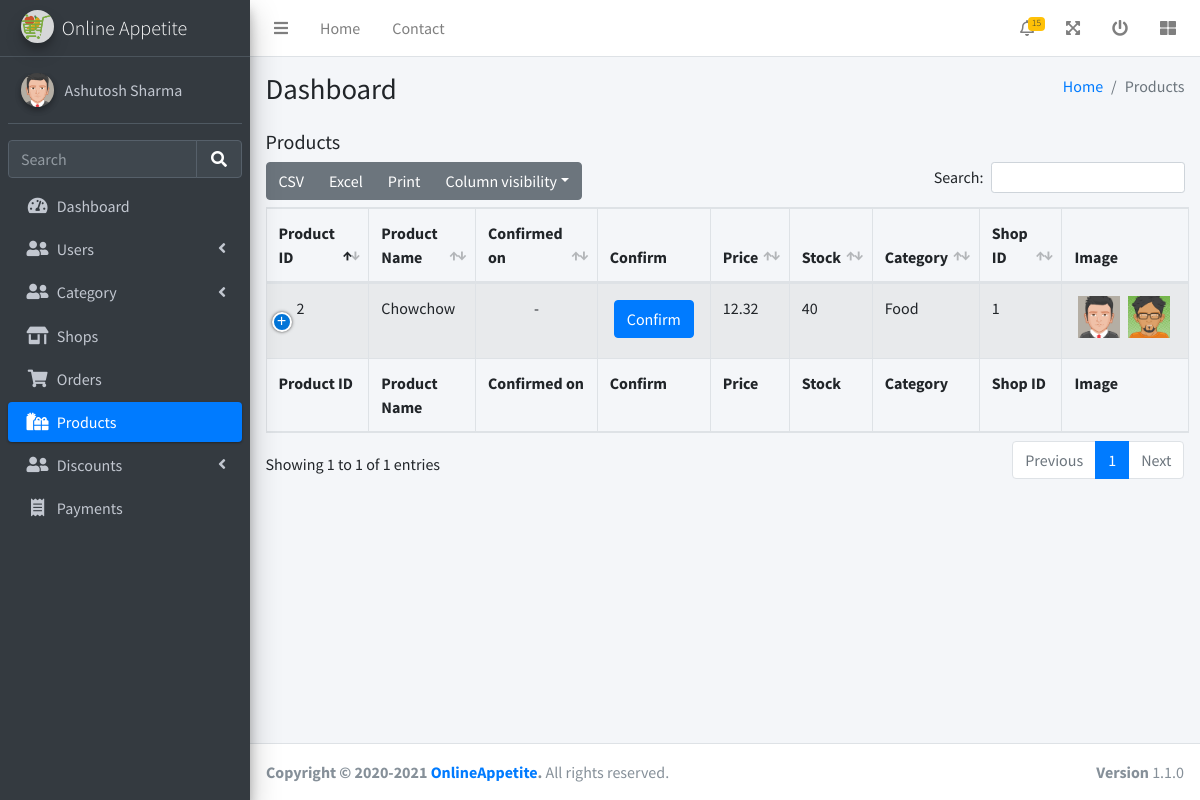
/admin/viewProducts.php (signed in), run on an earlier commit of the app's database.
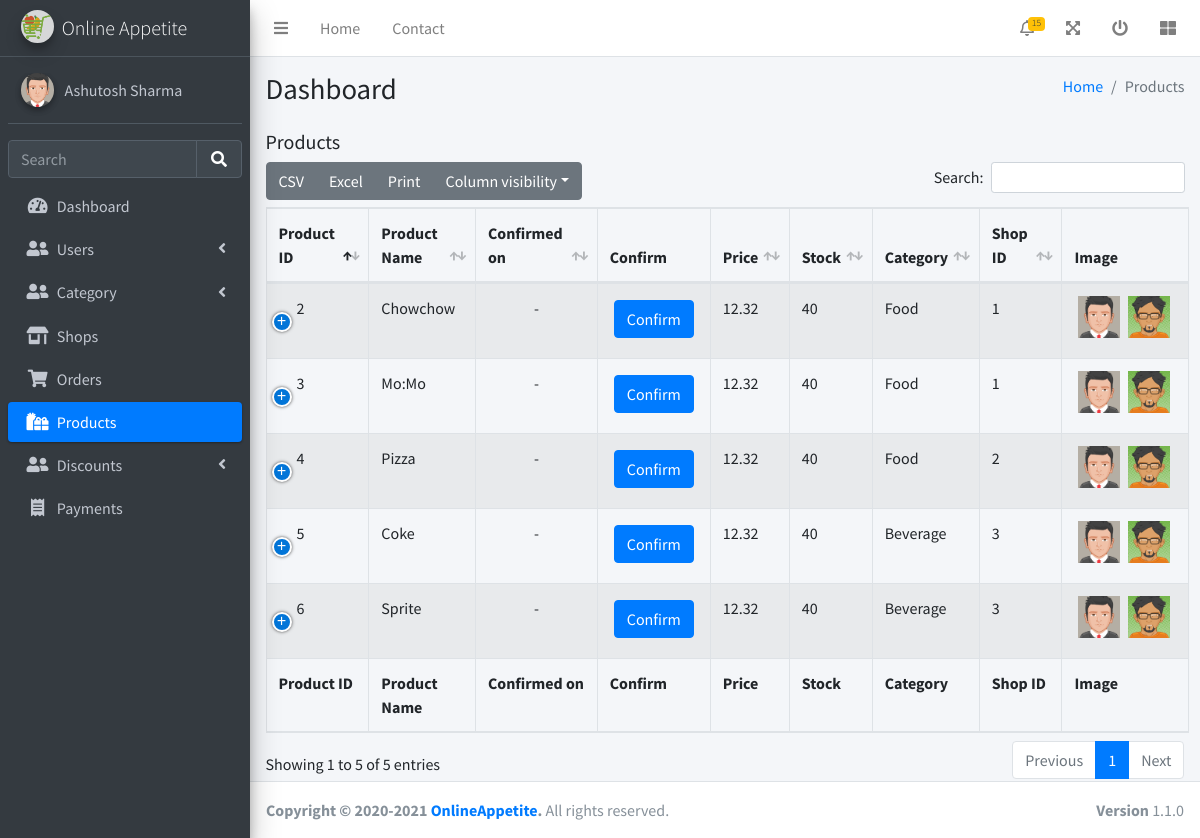
And on a later commit of the database.
### tables this page shows
CREATE TABLE products (
	product_id INTEGER NOT NULL PRIMARY KEY AUTOINCREMENT,
	product_name VARCHAR(30) NOT NULL,
	category_id INTEGER NOT NULL,
	confirmed_on DATE NULL,
	price INTEGER NOT NULL,
	stock INTEGER NOT NULL,
	shop_id INTEGER NOT NULL,
	description VARCHAR(200) NOT NULL,
	image1 VARCHAR(50) NOT NULL,
	image2 VARCHAR(50) NOT NULL,
	created_at TIMESTAMP DEFAULT CURRENT_TIMESTAMP,
	updated_at TIMESTAMP NULL,
	FOREIGN KEY (category_id) REFERENCES category (category_id),
	FOREIGN KEY (shop_id) REFERENCES shop (shop_id)
);

CREATE TABLE categories (
	category_id INTEGER NOT NULL PRIMARY KEY AUTOINCREMENT,
	category_name VARCHAR(30) NOT NULL,
	description VARCHAR(200) NOT NULL,
	created_at TIMESTAMP DEFAULT CURRENT_TIMESTAMP,
	updated_at TIMESTAMP NULL
);

### utils/database.php (called while the page is built, shortened)
<?php
    try {
        $conn = new PDO("sqlite:".__DIR__."/../database.sqlite");
        $conn->setAttribute(PDO::ATTR_ERRMODE, PDO::ERRMODE_EXCEPTION);
    }catch(PDOException $e) {
        die("Connection failed: " . $e->getMessage());
    }
    function fetch_all_row($sql){
        global $conn;
        $stmt = $conn->prepare($sql);
        $stmt->execute();
        $res = $stmt->fetchAll(PDO::FETCH_ASSOC);
        return $res;
    }

### admin/viewProducts.php (the view, shortened to what this page needs)
<?php
require_once '../utils/database.php';
?>
<!DOCTYPE html>
<html lang="en">
<head>
  <link rel="stylesheet" href="/css/fontawesome-free/css/all.min.css">
  <link rel="stylesheet" href="/css/datatables-bs4/dataTables.bootstrap4.min.css">
  <link rel="stylesheet" href="/css/datatables-responsive/responsive.bootstrap4.min.css">
  <link rel="stylesheet" href="/css/datatables-buttons/buttons.bootstrap4.min.css">
  <link rel="stylesheet" href="https://code.ionicframework.com/ionicons/2.0.1/css/ionicons.min.css">
  <link rel="stylesheet" href="/css/adminlte/adminlte.min.css">
</head>
<body class="hold-transition sidebar-mini">
  <div class="wrapper">
    <?php
    include 'header.php';
    $products = fetch_all_row('SELECT products.*, category_name FROM products INNER JOIN categories ON products.category_id = categories.category_id');
    ?>
    <div class="content-wrapper">
      <section class="content-header">
        <div class="container-fluid">
          <div class="row mb-2">
            <div class="col-sm-6">
              <h1>Dashboard</h1>
            </div>
            <div class="col-sm-6">
              <ol class="breadcrumb float-sm-right">
                <li class="breadcrumb-item"><a href="#">Home</a></li>
                <li class="breadcrumb-item active">Products</li>
              </ol>
            </div>
          </div>
        </div>
      </section>
      <section class="content">
        <div class="container-fluid">
          <h5 class="mb-2">Products</h5>
          <table id="shopTable" class="table table-bordered table-striped">
            <thead>
              <tr>
                <th>Product ID</th>
                <th>Product Name</th>
                <th>Confirmed on</th>
                <th class="no-sort">Confirm</th>
                <th>Price</th>
                <th>Stock</th>
                <th>Category</th>
                <th>Shop ID</th>
                <th class="no-sort">Image</th>
              </tr>
            </thead>
            <tbody>
              <?php foreach ($products as $product) { ?>
                <tr>
                  <td><?= $product['product_id'] ?></td>
                  <td><?= $product['product_name'] ?></td>
                  <td class="text-center"><?= $product['confirmed_on'] ?? '-' ?></td>
                  <td style="text-align: center;">
                    <?= isset($product['confirmed_on']) ?
                      '<button class="btn btn-danger m-1">Remove</button>' :
                      '<button class="btn btn-primary m-1">Confirm</button>' ?>
                  </td>
                  <td><?= $product['price'] ?></td>
                  <td><?= $product['stock'] ?></td>
                  <td><?= $product['category_name'] ?></td>
                  <td><?= $product['shop_id'] ?></td>
                  <td>
                  <div class="d-flex">
                    <div class="image-preview">
                      <img class="abs-image px-1" src="<?= $product['image1'] ?>" alt="Product Image">
                    </div>
                    <div class="image-preview">
                      <img class="abs-image px-1" src="<?= $product['image2'] ?>" alt="Product Image">
                    </div>
                    </div>
                  </td>
                </tr>
              <?php } ?>
            </tbody>
            <tfoot>
              <tr>
                <th>Product ID</th>
                <th>Product Name</th>
                <th>Confirmed on</th>
                <th>Confirm</th>
                <th>Price</th>
                <th>Stock</th>
                <th>Category</th>
                <th>Shop ID</th>
                <th>Image</th>
              </tr>
            </tfoot>
          </table>
        </div>
      </section>
    </div>
    <?php include 'footer.php'; ?>
  </div>
</body>
</html>

What changed in the data, as far as the page shows it:
added products: product_id "3", product_name "Mo:Mo", confirmed_on "-", shows "Confirm", price "12.32", stock "40", category.category_name "Food", shop "1", image1 (picture), image2 (picture)
added products: product_id "4", product_name "Pizza", confirmed_on "-", shows "Confirm", price "12.32", stock "40", category.category_name "Food", shop "2", image1 (picture), image2 (picture)
added products: product_id "5", product_name "Coke", confirmed_on "-", shows "Confirm", price "12.32", stock "40", category.category_name "Beverage", shop "3", image1 (picture), image2 (picture)
added products: product_id "6", product_name "Sprite", confirmed_on "-", shows "Confirm", price "12.32", stock "40", category.category_name "Beverage", shop "3", image1 (picture), image2 (picture)
Also different on the page:
text written by a page script: "CSV Excel Print Column visibility Search: Showing 1 to 1 of 1 entries Previous 1 Next" → "CSV Excel Print Column visibility Search: Showing 1 to 5 of 5 entries Previous 1 Next"
